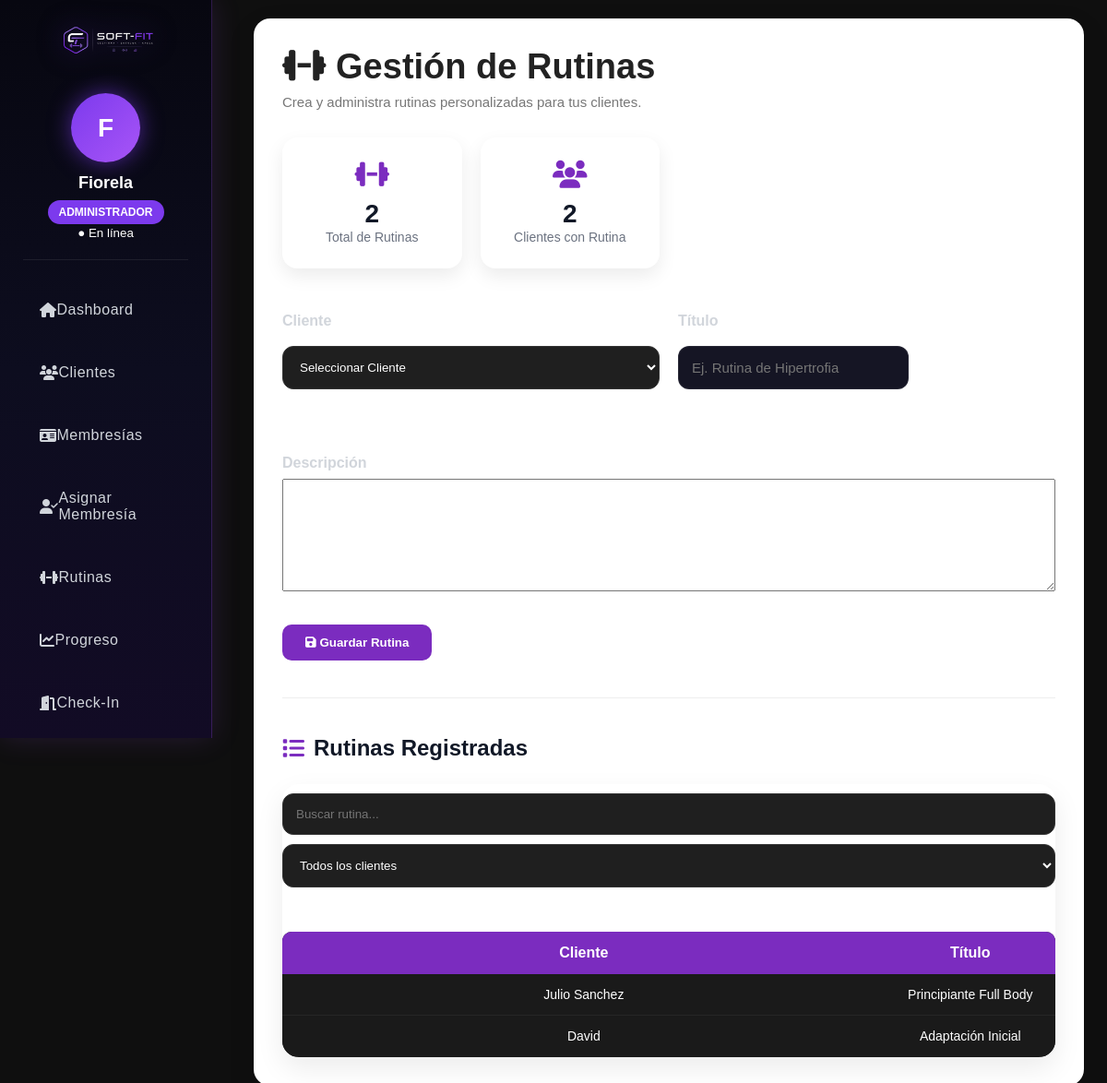
/pages/rutinas.php (signed in), run on the app's committed database.
### tables this page shows
CREATE TABLE `rutinas` (
  `id` int(11) NOT NULL,
  `cliente_id` int(11) NOT NULL,
  `titulo` varchar(100) DEFAULT NULL,
  `descripcion` text DEFAULT NULL,
  `fecha_registro` timestamp NOT NULL DEFAULT current_timestamp()
);

CREATE TABLE `clientes` (
  `id` int(11) NOT NULL,
  `nombre` varchar(100) DEFAULT NULL,
  `dni` varchar(20) DEFAULT NULL,
  `telefono` varchar(20) DEFAULT NULL,
  `correo` varchar(100) DEFAULT NULL,
  `codigo` varchar(50) DEFAULT NULL,
  `usuario` varchar(50) DEFAULT NULL,
  `foto` varchar(255) DEFAULT 'avatar.png'
);

### pages/rutinas.php (the view, shortened to what this page needs)
<?php
include("../includes/conexion.php");
$totalRutinas = mysqli_num_rows(
    mysqli_query($conexion,
    "SELECT * FROM rutinas")
);
$totalClientesConRutina = mysqli_num_rows(
    mysqli_query($conexion,
    "SELECT DISTINCT cliente_id
     FROM rutinas")
);
?>
<!DOCTYPE html>
<html>
<head>
<link rel="stylesheet" href="../css/style.css">
<link rel="stylesheet" href="../css/dashboard.css">
<link rel="stylesheet" href="../css/softfit-ui.css">
<link rel="stylesheet"
href="https://cdnjs.cloudflare.com/ajax/libs/font-awesome/6.5.2/css/all.min.css">
</head>
<body>
   <?php include("../includes/sidebar.php"); ?>
<div class="main-content">
<div class="page-card">
<div class="page-header">
<div>
<h1>
<i class="fa-solid fa-dumbbell"></i>
Gestión de Rutinas
</h1>
<p>
Crea y administra rutinas personalizadas para tus clientes.
</p>
</div>
</div>
<div class="stats-grid">
    <div class="stat-card">
        <i class="fa-solid fa-dumbbell"></i>
        <h3>
            <?php echo $totalRutinas; ?>
        </h3>
        <span>
            Total de Rutinas
        </span>
    </div>
    <div class="stat-card">
        <i class="fa-solid fa-users"></i>
        <h3>
            <?php echo $totalClientesConRutina; ?>
        </h3>
        <span>
            Clientes con Rutina
        </span>
    </div>
</div>
<br>
<form method="POST">
<div class="form-row">
<div class="form-group">
<label>Cliente</label>
<select name="cliente_id" required>
<option value="">
Seleccionar Cliente
</option>
</select>
</div>
<div class="form-group">
<label>Título</label>
<input
type="text"
name="titulo"
placeholder="Ej. Rutina de Hipertrofia"
required>
</div>
</div>
<br><br>
<div class="form-group">
<label>Descripción</label>
<textarea
name="descripcion"
rows="8"
placeholder="Describe aquí la rutina completa..."
required>
</textarea>
</div>
<br><br>
<button
class="btn-primary"
type="submit"
name="guardar">
<i class="fa-solid fa-floppy-disk"></i>
Guardar Rutina
</button>
</form>
<hr style="margin:40px 0;border:none;border-top:1px solid #eee;">
<h2 class="section-title">
<i class="fa-solid fa-list"></i>
Rutinas Registradas
</h2>
<div class="table-card">
<div class="usuarios-topbar">
    <div class="usuarios-actions">
        <input
        type="text"
        id="buscarRutina"
        class="search-input"
        placeholder="Buscar rutina...">
    </div>
<select
id="filtroCliente"
class="search-input">
    <option value="">Todos los clientes</option>
</select>
</div>
<br>
<table
class="modern-table"
id="tablaRutinas">
<thead>
<tr>
<th>Cliente</th>
<th>Título</th>
</tr>
</thead>
<tbody>
<?php
$rutinas = mysqli_query($conexion,
"SELECT rutinas.*,
clientes.nombre
FROM rutinas
INNER JOIN clientes
ON rutinas.cliente_id =
clientes.id");
while($r = mysqli_fetch_assoc($rutinas)){
?>
<tr
id="fila-<?php echo $r['id']; ?>"
data-cliente="<?php echo strtolower($r['nombre']); ?>">
<td>
<?php echo $r['nombre']; ?>
</td>
<td>
<?php echo $r['titulo']; ?>
</td>
</tr>
<?php } ?>
</tbody>
</table>
</div>
</div>
</div>
</body>
</html>

### css/style.css (style rules this page uses)
* { margin:0; padding:0; box-sizing:border-box; }
body { font-family:"Century Gothic",sans-serif; background: radial-gradient( circle at top right, rgba(168,85,247,.18), transparent 35% ), radial-gradient( circle at bottom left, rgba(59,130,246,.12), transparent 35% ), linear-gradient( 135deg, #050816, #09090f, #111827 ); color:white; }
h1 { font-size:32px; margin-bottom:10px; }
table { width:100%; margin-top:30px; border-collapse:collapse; overflow:hidden; border-radius:15px; }
th { background:#7b2cbf; padding:16px; text-align:left; }
td { background:#1a1a1a; padding:14px; border-bottom:1px solid #2d2d2d; }
button { background:#7b2cbf; border:none; padding:12px 18px; border-radius:12px; color:white; cursor:pointer; transition:0.3s; }
input, select { width:100%; padding:14px; margin-top:10px; border:none; border-radius:12px; background:#1f1f1f; color:white; border:1px solid #333; }

### css/dashboard.css (style rules this page uses)
* { margin: 0; padding: 0; box-sizing: border-box; font-family: "Century Gothic", sans-serif; }
body { display: flex; background: #0f0f0f; }
.main-content { margin-left:250px; padding:20px 25px; box-sizing:border-box; overflow:hidden; }
form input { width: 250px; padding: 12px; border: none; border-radius: 10px; background: #1f1f1f; color: white; margin-bottom: 15px; }
form button { padding: 12px 25px; border: none; background: #7b2cbf; color: white; border-radius: 10px; cursor: pointer; transition: 0.3s; font-weight: bold; }
table { width:100%; table-layout:fixed; border-collapse:collapse; background:#1a1a1a; border-radius:10px; overflow:hidden; border-bottom:1px solid rgba(255,255,255,.05); }
th:nth-child(1), td:nth-child(1) { width:80px; }
th:nth-child(2), td:nth-child(2) { width:220px; }
table th { background:#7b2cbf; color:white; padding:10px 6px; font-size: 12; font-weight:600; white-space:nowrap; }
table td { padding: 6px 6px; font-size: 14px; text-align: center; color: white; border-bottom:1px solid rgba(255,255,255,.05); white-space:nowrap; }
thead th { position:sticky; top:0; z-index:10; }
.form-row { display:grid; grid-template-columns: 1fr 1fr; gap:20px; margin-bottom:20px; }
.form-group { display:flex; flex-direction:column; }
.form-group label { color:white; font-weight:600; margin-bottom:8px; }
.form-group input { background:#151524; border:1px solid #2e2e45; border-radius:12px; padding:14px; color:white; font-size:15px; }
form { max-width:1000px; }
th:last-child, td:last-child { min-width:220px; }
td:last-child { white-space: nowrap; min-width: 220px; }
td:last-child { min-width:250px; white-space:nowrap; }
th:nth-child(2), td:nth-child(2) { width:22%; }
td:first-child { text-align:center; }
table tbody tr { transition:.25s; }
table tbody tr:nth-child(even) { background:rgba(255,255,255,.02); }
.page-header { margin-bottom:20px; }
.page-header h1 { font-size:32px; color:white; margin-bottom:5px; }
.page-header p { color:#9ca3af; }
.form-group label { margin-bottom:8px; color:#d1d5db; font-weight:600; }
.form-group input { background:#151524; border:1px solid rgba(255,255,255,.08); padding:14px; border-radius:12px; color:white; }
.page-header { display:flex; justify-content:space-between; align-items:center; margin-bottom:30px; }
.page-header h1 { font-size:34px; color:#ffffff; margin:0; font-weight:700; }
.page-header p { margin-top:6px; color:#9ca3af; font-size:15px; }
.page-card { background:#1c1f26; border-radius:18px; padding:30px; border:1px solid rgba(255,255,255,.05); box-shadow: 0 15px 45px rgba(0,0,0,.25); }
.page-card { background:#ffffff; border-radius:18px; padding:30px; box-shadow: 0 12px 35px rgba(0,0,0,.08); animation:cardShow .4s ease; }
.page-card h1 { margin:0; font-size:30px; color:#222; }
.table-card { margin-top:35px; background:#fff; border-radius:16px; overflow:hidden; box-shadow:0 12px 35px rgba(0,0,0,.08); }
.page-header h1 { font-size:38px; font-weight:700; color:#222; margin:0; }
.page-header p { margin-top:8px; color:#777; font-size:15px; }

### data on the page
rutinas: cliente.nombre "Julio Sanchez", titulo "Principiante Full Body"
rutinas: cliente.nombre "David", titulo "Adaptación Inicial"

### other printed values
substr($_SESSION['usuario'],0,1) "F"
$_SESSION['nombre'] "Fiorela"
$_SESSION['rol'] "ADMINISTRADOR"
$totalRutinas "2"
$totalClientesConRutina "2"
